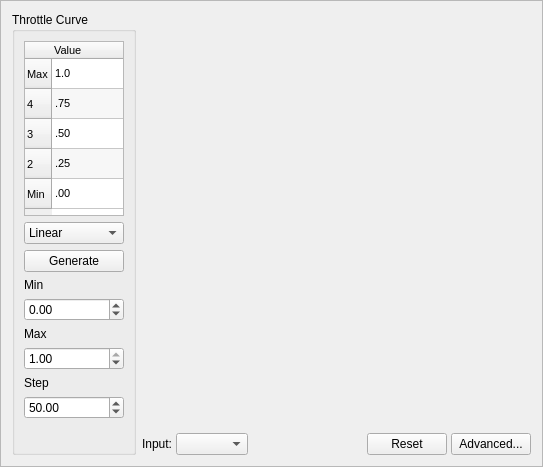
<?xml version="1.0" encoding="UTF-8"?>
<ui version="4.0">
 <class>MixerCurve</class>
 <widget class="QFrame" name="MixerCurve">
  <property name="geometry">
   <rect>
    <x>0</x>
    <y>0</y>
    <width>543</width>
    <height>467</height>
   </rect>
  </property>
  <property name="sizePolicy">
   <sizepolicy hsizetype="MinimumExpanding" vsizetype="MinimumExpanding">
    <horstretch>1</horstretch>
    <verstretch>1</verstretch>
   </sizepolicy>
  </property>
  <property name="minimumSize">
   <size>
    <width>441</width>
    <height>321</height>
   </size>
  </property>
  <property name="maximumSize">
   <size>
    <width>1000</width>
    <height>1000</height>
   </size>
  </property>
  <property name="baseSize">
   <size>
    <width>300</width>
    <height>300</height>
   </size>
  </property>
  <property name="windowTitle">
   <string>MixerCurve</string>
  </property>
  <property name="frameShape">
   <enum>QFrame::StyledPanel</enum>
  </property>
  <property name="frameShadow">
   <enum>QFrame::Raised</enum>
  </property>
  <layout class="QGridLayout" name="gridLayout">
   <item row="0" column="0" rowspan="2">
    <widget class="QGroupBox" name="SettingsGroup">
     <property name="maximumSize">
      <size>
       <width>150</width>
       <height>16777215</height>
      </size>
     </property>
     <property name="title">
      <string>Throttle Curve</string>
     </property>
     <layout class="QVBoxLayout" name="verticalLayout">
      <item>
       <widget class="QTableWidget" name="CurveSettings">
        <property name="maximumSize">
         <size>
          <width>100</width>
          <height>200</height>
         </size>
        </property>
        <property name="font">
         <font>
          <pointsize>8</pointsize>
         </font>
        </property>
        <property name="verticalScrollBarPolicy">
         <enum>Qt::ScrollBarAlwaysOff</enum>
        </property>
        <property name="horizontalScrollBarPolicy">
         <enum>Qt::ScrollBarAlwaysOff</enum>
        </property>
        <property name="autoScroll">
         <bool>false</bool>
        </property>
        <property name="alternatingRowColors">
         <bool>true</bool>
        </property>
        <property name="rowCount">
         <number>5</number>
        </property>
        <property name="columnCount">
         <number>1</number>
        </property>
        <row>
         <property name="text">
          <string>Max</string>
         </property>
        </row>
        <row>
         <property name="text">
          <string>4</string>
         </property>
        </row>
        <row>
         <property name="text">
          <string>3</string>
         </property>
        </row>
        <row>
         <property name="text">
          <string>2</string>
         </property>
        </row>
        <row>
         <property name="text">
          <string>Min</string>
         </property>
        </row>
        <column>
         <property name="text">
          <string>Value</string>
         </property>
         <property name="textAlignment">
          <set>AlignJustify|AlignVCenter</set>
         </property>
        </column>
        <item row="0" column="0">
         <property name="text">
          <string>1.0</string>
         </property>
        </item>
        <item row="1" column="0">
         <property name="text">
          <string>.75</string>
         </property>
        </item>
        <item row="2" column="0">
         <property name="text">
          <string>.50</string>
         </property>
        </item>
        <item row="3" column="0">
         <property name="text">
          <string>.25</string>
         </property>
        </item>
        <item row="4" column="0">
         <property name="text">
          <string>.00</string>
         </property>
        </item>
       </widget>
      </item>
      <item>
       <widget class="QComboBox" name="CurveType">
        <item>
         <property name="text">
          <string>Linear</string>
         </property>
        </item>
        <item>
         <property name="text">
          <string>Log</string>
         </property>
        </item>
        <item>
         <property name="text">
          <string>Exp</string>
         </property>
        </item>
        <item>
         <property name="text">
          <string>Flat</string>
         </property>
        </item>
        <item>
         <property name="text">
          <string>Step</string>
         </property>
        </item>
       </widget>
      </item>
      <item>
       <widget class="QPushButton" name="GenerateCurve">
        <property name="text">
         <string>Generate</string>
        </property>
       </widget>
      </item>
      <item>
       <widget class="QLabel" name="minLabel">
        <property name="text">
         <string>Min</string>
        </property>
        <property name="alignment">
         <set>Qt::AlignLeading|Qt::AlignLeft|Qt::AlignVCenter</set>
        </property>
       </widget>
      </item>
      <item>
       <widget class="QDoubleSpinBox" name="CurveMin">
        <property name="alignment">
         <set>Qt::AlignLeading|Qt::AlignLeft|Qt::AlignVCenter</set>
        </property>
        <property name="correctionMode">
         <enum>QAbstractSpinBox::CorrectToNearestValue</enum>
        </property>
        <property name="minimum">
         <double>-1.000000000000000</double>
        </property>
        <property name="maximum">
         <double>1.000000000000000</double>
        </property>
        <property name="singleStep">
         <double>0.010000000000000</double>
        </property>
        <property name="value">
         <double>0.000000000000000</double>
        </property>
       </widget>
      </item>
      <item>
       <widget class="QLabel" name="maxLabel">
        <property name="text">
         <string>Max</string>
        </property>
       </widget>
      </item>
      <item>
       <widget class="QDoubleSpinBox" name="CurveMax">
        <property name="correctionMode">
         <enum>QAbstractSpinBox::CorrectToNearestValue</enum>
        </property>
        <property name="minimum">
         <double>0.000000000000000</double>
        </property>
        <property name="maximum">
         <double>1.000000000000000</double>
        </property>
        <property name="singleStep">
         <double>0.010000000000000</double>
        </property>
        <property name="value">
         <double>1.000000000000000</double>
        </property>
       </widget>
      </item>
      <item>
       <widget class="QLabel" name="stepLabel">
        <property name="text">
         <string>Step</string>
        </property>
       </widget>
      </item>
      <item>
       <widget class="QDoubleSpinBox" name="CurveStep">
        <property name="correctionMode">
         <enum>QAbstractSpinBox::CorrectToNearestValue</enum>
        </property>
        <property name="value">
         <double>50.000000000000000</double>
        </property>
       </widget>
      </item>
      <item>
       <spacer name="verticalSpacer">
        <property name="orientation">
         <enum>Qt::Vertical</enum>
        </property>
        <property name="sizeHint" stdset="0">
         <size>
          <width>20</width>
          <height>40</height>
         </size>
        </property>
       </spacer>
      </item>
     </layout>
     <zorder>GenerateCurve</zorder>
     <zorder>CurveSettings</zorder>
     <zorder>CurveType</zorder>
     <zorder>CurveMin</zorder>
     <zorder>minLabel</zorder>
     <zorder>CurveMax</zorder>
     <zorder>maxLabel</zorder>
     <zorder>CurveStep</zorder>
     <zorder>stepLabel</zorder>
    </widget>
   </item>
   <item row="0" column="1">
    <widget class="MixerCurveWidget" name="CurveWidget" native="true">
     <property name="sizePolicy">
      <sizepolicy hsizetype="MinimumExpanding" vsizetype="MinimumExpanding">
       <horstretch>5</horstretch>
       <verstretch>5</verstretch>
      </sizepolicy>
     </property>
     <property name="minimumSize">
      <size>
       <width>50</width>
       <height>50</height>
      </size>
     </property>
     <property name="maximumSize">
      <size>
       <width>1000</width>
       <height>1000</height>
      </size>
     </property>
     <property name="sizeIncrement">
      <size>
       <width>10</width>
       <height>10</height>
      </size>
     </property>
     <property name="baseSize">
      <size>
       <width>200</width>
       <height>200</height>
      </size>
     </property>
     <property name="font">
      <font>
       <pointsize>7</pointsize>
      </font>
     </property>
    </widget>
   </item>
   <item row="1" column="1">
    <layout class="QHBoxLayout" name="horizontalLayout">
     <property name="spacing">
      <number>4</number>
     </property>
     <item>
      <widget class="QLabel" name="inputLabelCurve2Source">
       <property name="text">
        <string>Input:</string>
       </property>
      </widget>
     </item>
     <item>
      <widget class="QComboBox" name="CBCurve2Source"/>
     </item>
     <item>
      <spacer name="horizontalSpacer">
       <property name="orientation">
        <enum>Qt::Horizontal</enum>
       </property>
       <property name="sizeHint" stdset="0">
        <size>
         <width>40</width>
         <height>16</height>
        </size>
       </property>
      </spacer>
     </item>
     <item>
      <widget class="QPushButton" name="ResetCurve">
       <property name="maximumSize">
        <size>
         <width>16777215</width>
         <height>32</height>
        </size>
       </property>
       <property name="text">
        <string>Reset</string>
       </property>
      </widget>
     </item>
     <item>
      <widget class="QPushButton" name="PopupCurve">
       <property name="maximumSize">
        <size>
         <width>16777215</width>
         <height>32</height>
        </size>
       </property>
       <property name="text">
        <string>Advanced...</string>
       </property>
      </widget>
     </item>
    </layout>
   </item>
  </layout>
 </widget>
 <customwidgets>
  <customwidget>
   <class>MixerCurveWidget</class>
   <extends>QWidget</extends>
   <header location="global">uavobjectwidgetutils/mixercurvewidget.h</header>
   <container>1</container>
  </customwidget>
 </customwidgets>
 <resources/>
 <connections/>
</ui>
